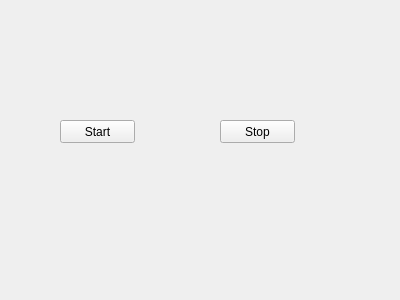
<?xml version="1.0" encoding="UTF-8"?>
<ui version="4.0">
 <class>Form</class>
 <widget class="QWidget" name="Form">
  <property name="geometry">
   <rect>
    <x>0</x>
    <y>0</y>
    <width>400</width>
    <height>300</height>
   </rect>
  </property>
  <property name="windowTitle">
   <string>Form</string>
  </property>
  <widget class="QPushButton" name="pushButton">
   <property name="geometry">
    <rect>
     <x>60</x>
     <y>120</y>
     <width>75</width>
     <height>23</height>
    </rect>
   </property>
   <property name="text">
    <string>Start</string>
   </property>
  </widget>
  <widget class="QPushButton" name="pushButton_2">
   <property name="geometry">
    <rect>
     <x>220</x>
     <y>120</y>
     <width>75</width>
     <height>23</height>
    </rect>
   </property>
   <property name="text">
    <string>Stop</string>
   </property>
  </widget>
  <widget class="QLabel" name="label">
   <property name="geometry">
    <rect>
     <x>70</x>
     <y>200</y>
     <width>151</width>
     <height>16</height>
    </rect>
   </property>
   <property name="text">
    <string/>
   </property>
  </widget>
 </widget>
 <resources/>
 <connections/>
</ui>
